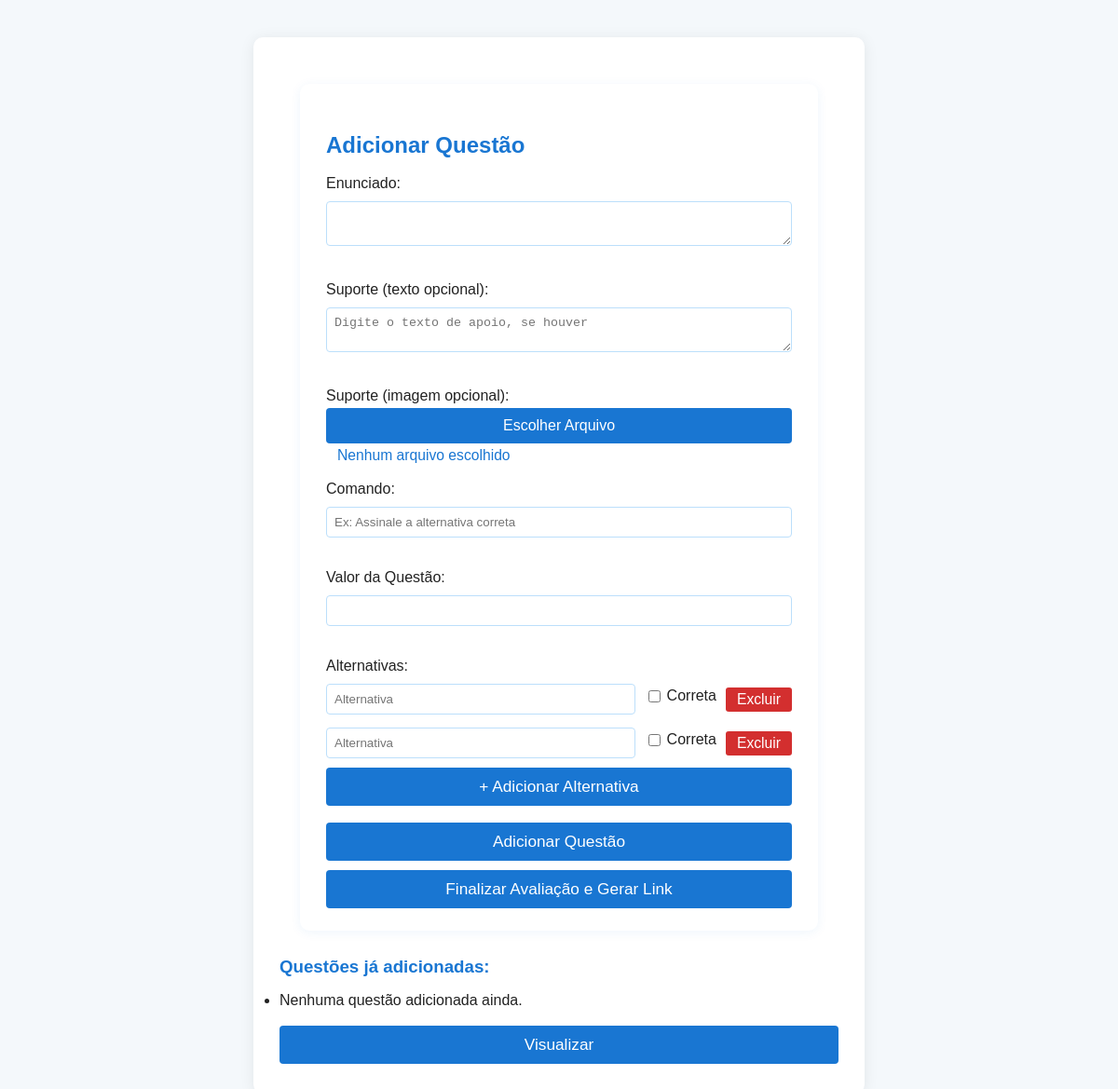
Page /avaliacao/8 on the earlier database version.
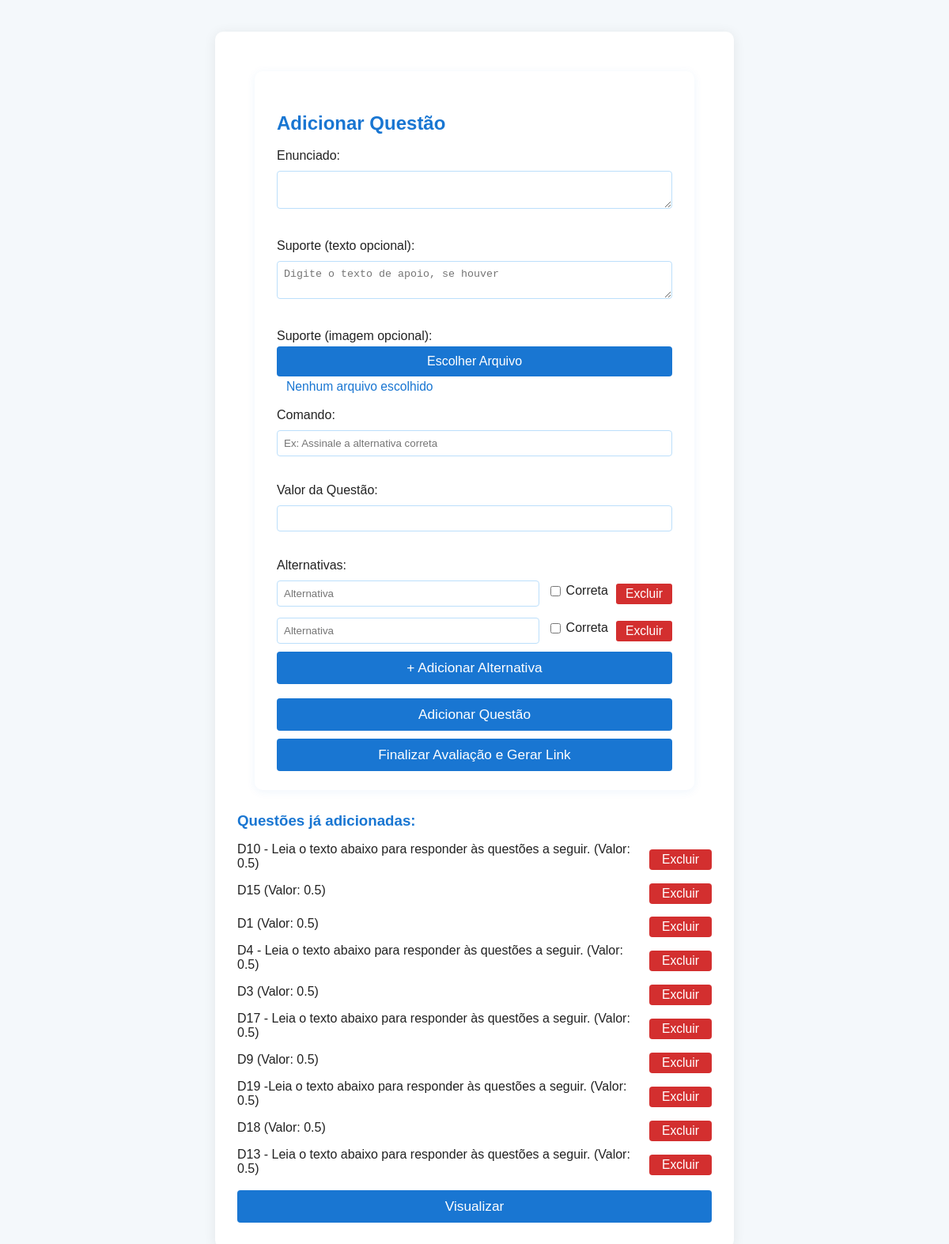
Same page on the later database version.
### tables this page shows
CREATE TABLE questao (
        id INTEGER PRIMARY KEY AUTOINCREMENT,
        avaliacao_id INTEGER,
        enunciado TEXT,
        suporte_texto TEXT,
        suporte_imagem TEXT,
        comando TEXT,
        imagem TEXT,
        valor REAL,
        FOREIGN KEY (avaliacao_id) REFERENCES avaliacao(id)
    );

### app.py (the view, shortened to what this page needs)
@app.route('/avaliacao/<int:avaliacao_id>', methods=['GET', 'POST'])
def adicionar_questoes(avaliacao_id):
    conn = get_db()
    cur = conn.cursor()
    cur.execute('SELECT * FROM questao WHERE avaliacao_id = ?', (avaliacao_id,))
    questoes = cur.fetchall()
    conn.close()
    return render_template('adicionar_questoes.html', avaliacao_id=avaliacao_id, questoes=questoes)

### app.py (called while the page is built)
def get_db():
    conn = sqlite3.connect(os.path.join(BASE_DIR, 'database.db'))
    conn.row_factory = sqlite3.Row
    return conn

### templates/adicionar_questoes.html (shortened to what this page needs)
<!DOCTYPE html>
<html lang="pt-br">
<head>
    <link rel="stylesheet" href="/static/css/style.css">
</head>
<body>
    <div class="container">
        <div class="form-card">
            <h2>Adicionar Questão</h2>
            <form method="POST" enctype="multipart/form-data">
                <div class="form-group">
                    <label>Enunciado:</label>
                    <textarea name="enunciado" required></textarea>
                </div>
                <div class="form-group">
                    <label>Suporte (texto opcional):</label>
                    <textarea name="suporte_texto" id="suporte_texto" placeholder="Digite o texto de apoio, se houver"></textarea>
                </div>
                <div class="form-group">
                    <label>Suporte (imagem opcional):</label>
                    <div class="file-input-wrapper">
                        <label class="file-input-label">Escolher Arquivo
                        </label>
                        <span class="file-chosen" id="suporte-file-chosen">Nenhum arquivo escolhido</span>
                    </div>
                </div>
                <div class="form-group">
                    <label>Comando:</label>
                    <input type="text" name="comando" placeholder="Ex: Assinale a alternativa correta" required>
                </div>
                <div class="form-group">
                    <label>Valor da Questão:</label>
                    <input type="number" name="valor" step="0.01" min="0" required>
                </div>
                <div class="form-group alternativas-list">
                    <label>Alternativas:</label>
                    <div id="alternativas">
                        <div class="alternativa-item">
                            <input type="text" name="alternativa" required placeholder="Alternativa">
                            <label class="correta-label"><input type="checkbox" name="correta" value="0"> Correta</label>
                            <button type="button" onclick="removerAlternativa(this)">Excluir</button>
                        </div>
                        <div class="alternativa-item">
                            <input type="text" name="alternativa" required placeholder="Alternativa">
                            <label class="correta-label"><input type="checkbox" name="correta" value="1"> Correta</label>
                            <button type="button" onclick="removerAlternativa(this)">Excluir</button>
                        </div>
                    </div>
                    <button type="button" onclick="addAlternativa()" class="btn btn-full">+ Adicionar Alternativa</button>
                </div>
                <button type="submit" class="btn btn-full">Adicionar Questão</button>
                <a href="/gerar_link/{{ avaliacao_id }}" class="btn btn-finalizar"><span>Finalizar Avaliação e Gerar Link</span></a>
            </form>
        </div>
        <div class="questoes-list">
            <h3 style="color:#1976d2;">Questões já adicionadas:</h3>
            <ul style="padding-left:0;">
                {% for q in questoes %}
                    <li class="questao-item">
                        <span style="flex:1;">{{ q['enunciado'] }} (Valor: {{ q['valor'] }})</span>
                        <form method="POST" action="/excluir_questao/{{ q['id'] }}/{{ avaliacao_id }}" style="display:inline;">
                            <button type="submit" class="excluir-btn" onclick="return confirm('Tem certeza que deseja excluir esta questão?')">Excluir</button>
                        </form>
                    </li>
                {% else %}
                    <li>Nenhuma questão adicionada ainda.</li>
                {% endfor %}
            </ul>
            <a href="/visualizar_avaliacao/{{ avaliacao_id }}" class="btn btn-full" style="margin:18px auto 0 auto; background:#1976d2; color:#fff; display:block; max-width:100%; width:100%; text-align:center;">Visualizar</a>
        </div>
    </div>
</body>
</html>

### static/css/style.css (style rules this page uses)
body { background: #f4f8fb; font-family: Arial, sans-serif; color: #222; }
.container { background: #fff; max-width: 600px; margin: 40px auto; padding: 32px 28px; border-radius: 10px; box-shadow: 0 2px 16px rgba(0,0,0,0.08); }
h2, h3 { color: #1976d2; }
input[type="text"], input[type="email"], input[type="password"], input[type="number"], textarea { width: 100%; padding: 8px; margin: 6px 0 16px 0; border: 1px solid #bcdffb; border-radius: 4px; box-sizing: border-box; }
button, .btn { background: #1976d2; color: #fff; border: none; padding: 10px 22px; border-radius: 4px; cursor: pointer; font-size: 1em; margin-top: 8px; text-decoration: none; display: inline-block; }

### templates/adicionar_questoes.html (style rules this page uses)
.form-card { background: #fff; border-radius: 10px; box-shadow: 0 2px 12px rgba(25, 118, 210, 0.07); padding: 32px 28px 24px 28px; margin-bottom: 24px; margin-top: 18px; max-width: 500px; margin-left: auto; margin-right: auto; }
.form-card h2 { color: #1976d2; margin-bottom: 18px; font-size: 1.5em; }
.form-group { margin-bottom: 18px; }
.form-group label { font-weight: 500; margin-bottom: 4px; display: block; }
.alternativas-list { margin-bottom: 18px; }
.alternativa-item { display: flex; align-items: center; gap: 10px; margin-bottom: 8px; }
.alternativa-item input[type="text"] { flex: 1; margin-bottom: 0; }
.alternativa-item .correta-label { display: flex; align-items: center; gap: 4px; font-size: 1em; margin-bottom: 0; }
.alternativa-item button { margin-left: 0; background: #d32f2f; color: #fff; border: none; border-radius: 3px; padding: 4px 12px; cursor: pointer; font-size: 0.98em; transition: background 0.2s; }
.btn-full { width: 100%; margin-top: 10px; margin-bottom: 8px; font-size: 1.08em; font-weight: 500; display: block; box-sizing: border-box; }
.btn-finalizar { width: 100%; margin-top: 10px; margin-bottom: 0; font-size: 1.08em; font-weight: 500; display: block; box-sizing: border-box; text-align: center; }
.btn-finalizar span { display: inline-block; width: 100%; text-align: center; }
.questoes-list { margin-top: 28px; }
.questoes-list h3 { color: #1976d2; margin-bottom: 10px; }
.questao-item { display: flex; align-items: center; gap: 10px; margin-bottom: 8px; }
.questao-item .excluir-btn { background: #d32f2f; color: #fff; border: none; border-radius: 4px; padding: 4px 16px; font-size: 0.98em; cursor: pointer; transition: background 0.2s; }
.file-input-wrapper { position: relative; width: 100%; margin-top: 4px; }
.file-input-label { display: inline-block; background: #1976d2; color: #fff; border: none; border-radius: 4px; padding: 10px 22px; font-size: 1em; font-weight: 500; cursor: pointer; text-align: center; transition: background 0.2s; z-index: 1; }
.file-chosen { margin-left: 12px; color: #1976d2; font-size: 0.98em; }

Differences in the rows shown:
added questao: enunciado "D10 - Leia o texto abaixo para responder às questões a seguir.", valor "0.5"
added questao: enunciado "D15", valor "0.5"
added questao: enunciado "D1", valor "0.5"
added questao: enunciado "D4 - Leia o texto abaixo para responder às questões a seguir.", valor "0.5"
added questao: enunciado "D3", valor "0.5"
added questao: enunciado "D17 - Leia o texto abaixo para responder às questões a seguir.", valor "0.5"
added questao: enunciado "D9", valor "0.5"
added questao: enunciado "D19 -Leia o texto abaixo para responder às questões a seguir.", valor "0.5"
added questao: enunciado "D18", valor "0.5"
added questao: enunciado "D13 - Leia o texto abaixo para responder às questões a seguir.", valor "0.5"
Other differences:
text no longer shown: "Nenhuma questão adicionada ainda."
